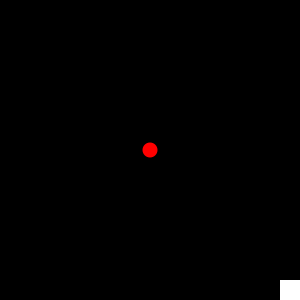
Frame 1 (no input)
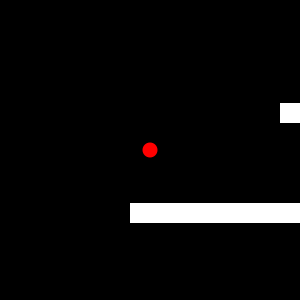
Frame 60 (the mouse pressed at the canvas centre just before this capture)
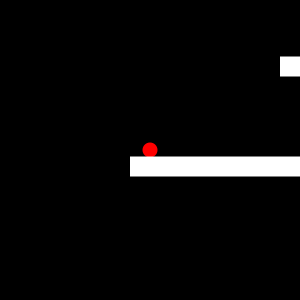
Frame 120 (the mouse held since frame 60 and released just before this capture)

The Processing sketch that drew these frames (run headless with seeded random() and noise(); from frame 60 on, the mouse is pressed at the canvas centre):

// Processing sketch: Platformer
// ── Platformer.pde
Player player;
Platform platform, p2;
boolean keyP = false;
boolean collide;
void setup() {
  size(300, 300);
  player = new Player();
  platform = new Platform(0, 250, 300, 20);
  p2 = new Platform(width/2,150,150,20);
}

void draw() {
  
  translate(-player.pos.x+width/2, -player.pos.y+height/2);
  collide=!player.collides(platform) && !player.collides(p2);
  background(0);
  player.show();
  platform.show();
  p2.show();
  

  player.update(collide);
  collide(platform);
  collide(p2);
  
  if (keyPressed) {
    if (key == 'a') {
      player.vel.set(-player.speed, player.vel.y);
    }
    if (key == 'd') {
      player.vel.set(player.speed, player.vel.y);
    }
    if (key == 'w' && !collide) {
      player.pos.add(0, -1);
      player.vel.set(0, -5);
    }
  } if (!keyPressed) {
    player.vel.set(0,player.vel.y);
  }
  
}
void collide(Platform p){
  if (player.collides(p)) {
    player.pos.set(player.pos.x, 1+(p.pos.y-player.size/2));
    player.vel.set(player.vel.x,0);
  }
}
// ── Platform.pde
class Platform{
  PVector pos, size;
  Platform(int x, int y, int w, int h){
    pos = new PVector(x,y);
    size = new PVector(w,h);
  }
  void show(){
    noStroke();
    fill(255);
    rect(pos.x,pos.y,size.x,size.y);
  }
}
// ── Player.pde
class Player{
  PVector pos, vel;
  float size = 15, grav = 0.1, speed = 3;
  Player(){
    pos = new PVector(20,20);
    vel = new PVector();
  }
  void update (boolean col){
    move(col);
  }
  boolean collides(Platform p){
    return pos.x+size/2>p.pos.x && 
           pos.x-size/2<p.size.x+p.pos.x &&
           pos.y+size/2>p.pos.y && 
           pos.y-size/2<p.size.y+p.pos.y;
    
  }
  void show(){
    noStroke();
    fill(255,0,0);
    ellipse(pos.x,pos.y,size,size);
  }
  void move(boolean col){
    if (col){
      gravity();
    }
    pos.add(vel);
  }
  void gravity(){
    vel.add(0,grav);
  }
}
